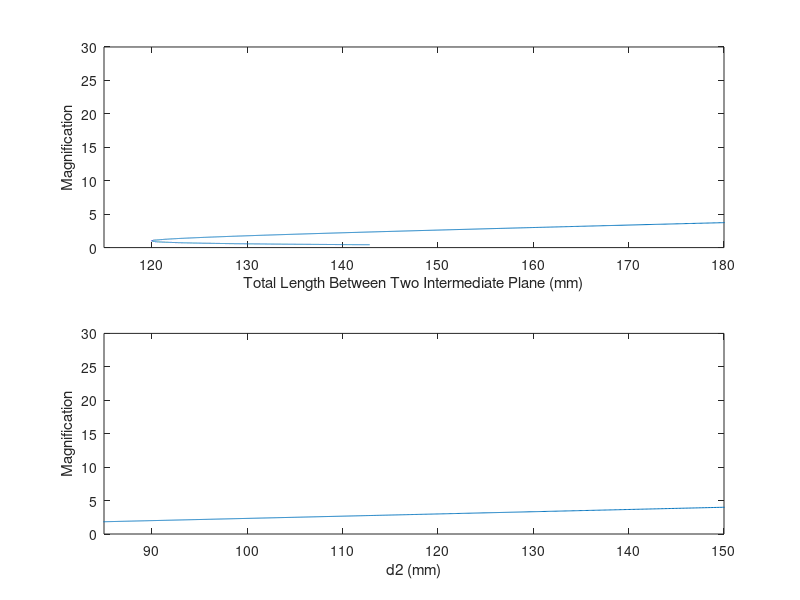

Reproduce this figure in MATLAB.
clear all

f_c=30;

L_total_min=58.5+72.5-15;
L_total_max=58.5+72.5+15;

d1=31:0.01:100;

d2=1./((1/f_c)-(1./d1));



b2_4ac_min=(L_total_min^2-4*f_c*L_total_min)^0.5;   %??, ?????, ????4????!
b2_4ac_max=(L_total_max^2-4*f_c*L_total_max)^0.5;

d1_max_plus=0.5*(L_total_max+b2_4ac_max);
d1_max_minus=0.5*(L_total_max-b2_4ac_max);


%% to find the relation between d1 and L_total

L_total_Calculated=d2+d1;

plot(d1,L_total_Calculated);

[L_total_Calculated_min L_total_Calculated_minindex]=min(L_total_Calculated);

M=d2./d1;


plot(d1,L_total_Calculated);
hold on
plot(d1,M);
hold off

subplot(2,1,1)
plot(L_total_Calculated,M);
xlim([115 180]);
xlabel('Total Length Between Two Intermediate Plane (mm)');
ylabel('Magnification');

subplot(2,1,2)
plot(d2,M);
xlim([115 180]-f_c);    %Assume d1?f_c"??"
xlabel('d2 (mm)');
ylabel('Magnification');